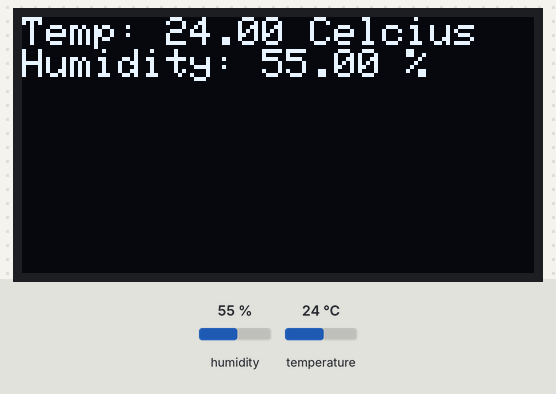
Recording of a sketch running on a simulated ESP32. Shown: 128×64 one-colour display. Inputs (shaded band) come from the test bench; at power-on: humidity 55 %, temperature 24 °C.

Above: at 4.9 s.
5.0 s: humidity set to 22 %
At 7.5 s:
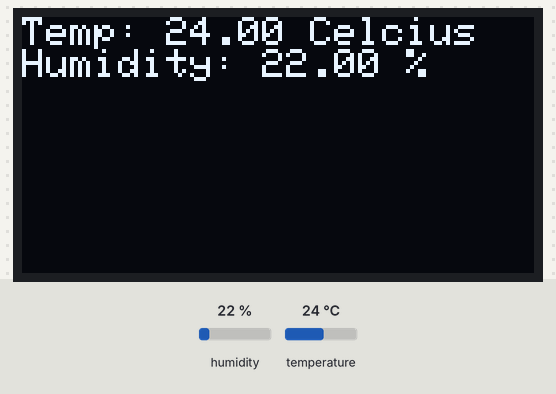
8.0 s: temperature set to 12 °C
At 9.6 s:
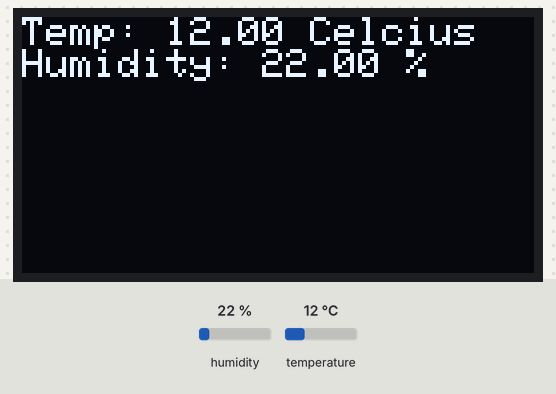
11.0 s: humidity set to 40 %
At 12.6 s:
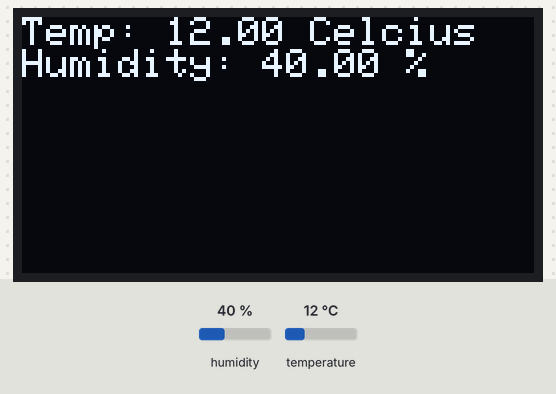
14.0 s: temperature set to 19 °C
Timing chart, 0 to 17.0 s (numbered marks = the images above; inputs shaded):
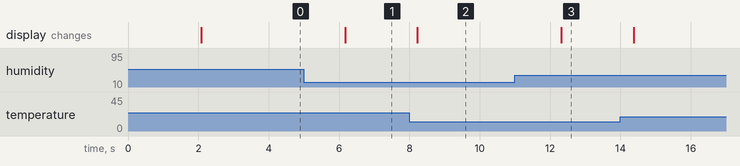

Measured:
- after the input at 5.0 s, the display: changes after 1.2 s (image 1)
- after the input at 8.0 s, the display: changes after 0.23 s (image 2)
- after the input at 11.0 s, the display: changes after 1.3 s (image 3)

The sketch:

home_sep9_dht11oled.ino
```cpp
#include <Wire.h>
#include <Adafruit_GFX.h>
#include <Adafruit_SSD1306.h>
#include "DHT.h"

#define SCREEN_WIDTH 128
#define SCREEN_HEIGHT 64
#define OLED_ADDRESS 0x3C   // use YOUR confirmed address from Day 1

#define DHTPIN 4
#define DHTTYPE DHT11

Adafruit_SSD1306 display(SCREEN_WIDTH, SCREEN_HEIGHT, &Wire, -1);
DHT dht(DHTPIN, DHTTYPE);

void setup() {
  Serial.begin(115200);
  Wire.begin(8, 9); // your OLED's SDA, SCL pins from Day 1

  if (!display.begin(SSD1306_SWITCHCAPVCC, OLED_ADDRESS)) {
    Serial.println("OLED init failed");
    while (1);
  }

  dht.begin();
  display.clearDisplay();
}

void loop() {
  delay(2000);
  float h = dht.readHumidity();
  float t = dht.readTemperature();

  display.clearDisplay();
  display.setTextSize(1);
  display.setTextColor(SSD1306_WHITE);
  display.setCursor(0, 0);

  if (isnan(h) || isnan(t)) {
    display.println("Sensor read failed");
  } else {
    display.print("Temp: ");
    display.print(t);
    display.println(" Celcius");
    display.print("Humidity: ");
    display.print(h);
    display.println(" %");
  }

  display.display();
}
```
